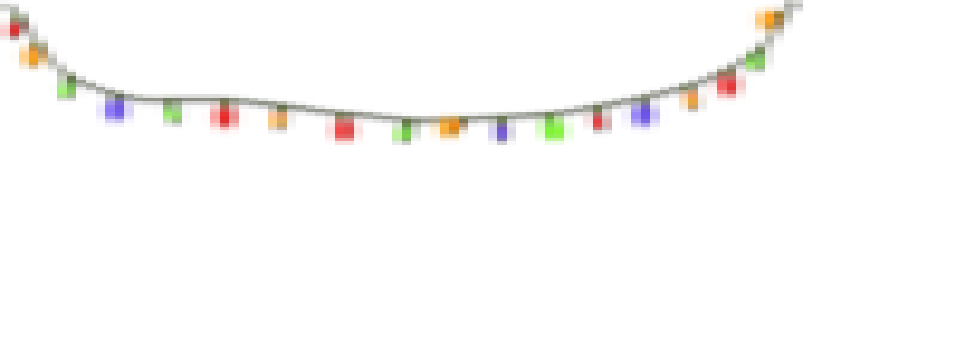

Write Python code to recreate this figure.
from PIL import Image
import matplotlib.pyplot as plt
def photo2pixelart(image, i_size, o_size):

    #read file
    img=Image.open(image)

    #convert to small image
    small_img=img.resize(i_size,Image.BILINEAR)

    #resize to output size
    res=small_img.resize(img.size, Image.NEAREST)

    #Save output image
    filename=f'test.png'
    res.save(filename)

img=Image.open('img.png')
photo2pixelart(image='img.png',i_size=(100,100),
                    o_size=img.size)